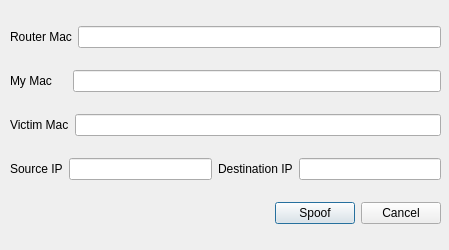
<?xml version="1.0" encoding="UTF-8"?>
<ui version="4.0">
 <class>falsify</class>
 <widget class="QDialog" name="falsify">
  <property name="geometry">
   <rect>
    <x>0</x>
    <y>0</y>
    <width>449</width>
    <height>250</height>
   </rect>
  </property>
  <property name="windowTitle">
   <string>Spoofing</string>
  </property>
  <widget class="QWidget" name="">
   <property name="geometry">
    <rect>
     <x>10</x>
     <y>10</y>
     <width>431</width>
     <height>231</height>
    </rect>
   </property>
   <layout class="QVBoxLayout" name="verticalLayout">
    <item>
     <layout class="QHBoxLayout" name="horizontalLayout">
      <item>
       <widget class="QLabel" name="label">
        <property name="text">
         <string>Router Mac</string>
        </property>
       </widget>
      </item>
      <item>
       <widget class="QLineEdit" name="routerMacEdit"/>
      </item>
     </layout>
    </item>
    <item>
     <layout class="QHBoxLayout" name="horizontalLayout_2">
      <item>
       <widget class="QLabel" name="label_2">
        <property name="text">
         <string>My Mac</string>
        </property>
       </widget>
      </item>
      <item>
       <spacer name="horizontalSpacer">
        <property name="orientation">
         <enum>Qt::Horizontal</enum>
        </property>
        <property name="sizeType">
         <enum>QSizePolicy::Fixed</enum>
        </property>
        <property name="sizeHint" stdset="0">
         <size>
          <width>15</width>
          <height>20</height>
         </size>
        </property>
       </spacer>
      </item>
      <item>
       <widget class="QLineEdit" name="myMacEdit"/>
      </item>
     </layout>
    </item>
    <item>
     <layout class="QHBoxLayout" name="horizontalLayout_3">
      <item>
       <widget class="QLabel" name="label_3">
        <property name="text">
         <string>Victim Mac</string>
        </property>
       </widget>
      </item>
      <item>
       <widget class="QLineEdit" name="targetMacEdit"/>
      </item>
     </layout>
    </item>
    <item>
     <layout class="QHBoxLayout" name="horizontalLayout_4">
      <item>
       <widget class="QLabel" name="label_4">
        <property name="text">
         <string>Source IP</string>
        </property>
       </widget>
      </item>
      <item>
       <widget class="QLineEdit" name="srcAddressEdit"/>
      </item>
      <item>
       <widget class="QLabel" name="label_5">
        <property name="text">
         <string>Destination IP</string>
        </property>
       </widget>
      </item>
      <item>
       <widget class="QLineEdit" name="dstAddressEdit"/>
      </item>
     </layout>
    </item>
    <item>
     <layout class="QHBoxLayout" name="horizontalLayout_5">
      <item>
       <spacer name="horizontalSpacer_2">
        <property name="orientation">
         <enum>Qt::Horizontal</enum>
        </property>
        <property name="sizeHint" stdset="0">
         <size>
          <width>40</width>
          <height>20</height>
         </size>
        </property>
       </spacer>
      </item>
      <item>
       <widget class="QPushButton" name="SpoofBtn">
        <property name="text">
         <string>Spoof</string>
        </property>
       </widget>
      </item>
      <item>
       <widget class="QPushButton" name="CancelBtn">
        <property name="text">
         <string>Cancel</string>
        </property>
       </widget>
      </item>
     </layout>
    </item>
   </layout>
  </widget>
 </widget>
 <resources/>
 <connections/>
</ui>
